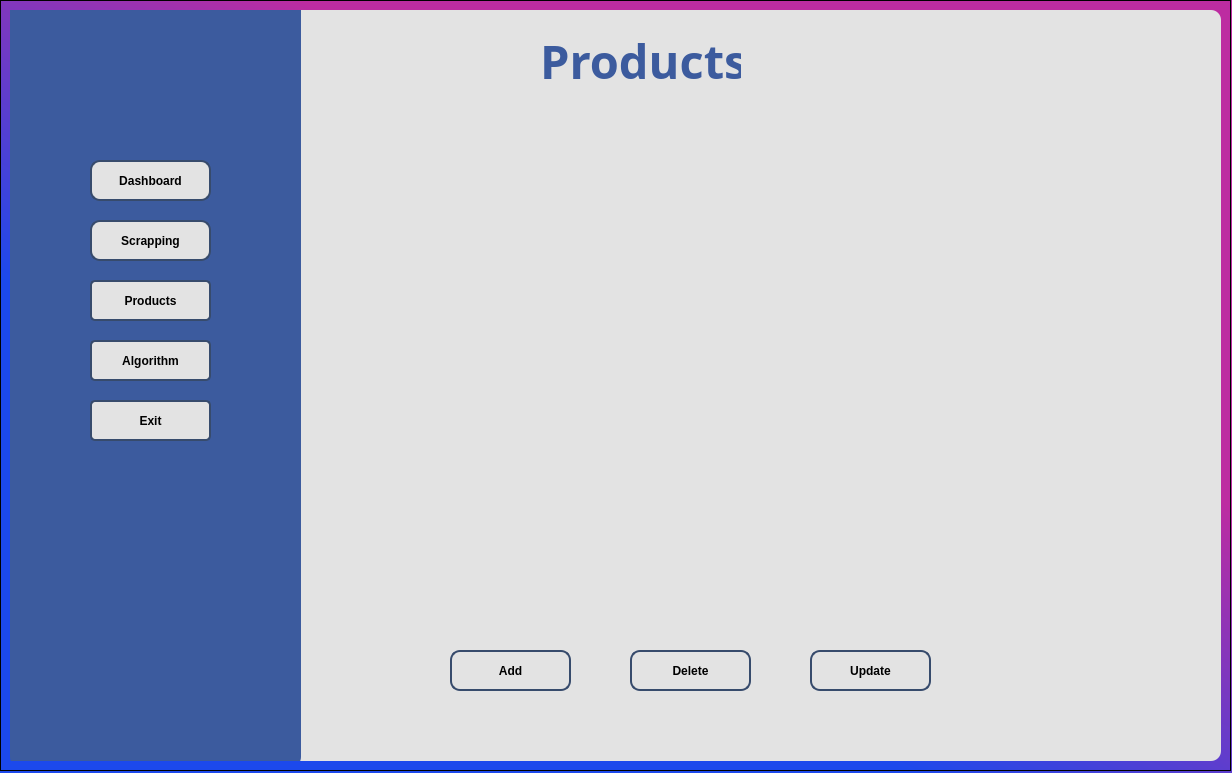
<?xml version="1.0" encoding="UTF-8"?>
<ui version="4.0">
 <class>Form</class>
 <widget class="QWidget" name="Form">
  <property name="geometry">
   <rect>
    <x>0</x>
    <y>0</y>
    <width>1232</width>
    <height>773</height>
   </rect>
  </property>
  <property name="windowTitle">
   <string>Form</string>
  </property>
  <property name="styleSheet">
   <string notr="true">background-color:qlineargradient(spread:pad, x1:0.784091, y1:0.102, x2:0, y2:1, stop:0.232955 rgba(189, 44, 161, 255), stop:0.596591 rgba(28, 73, 236, 255))</string>
  </property>
  <widget class="QFrame" name="frame">
   <property name="geometry">
    <rect>
     <x>0</x>
     <y>0</y>
     <width>1231</width>
     <height>771</height>
    </rect>
   </property>
   <property name="styleSheet">
    <string notr="true">background-color:red;
background-color: qlineargradient(spread:pad, x1:0.784091, y1:0.102, x2:0, y2:1, stop:0.232955 rgba(189, 44, 161, 255), stop:0.596591 rgba(28, 73, 236, 255));</string>
   </property>
   <property name="frameShape">
    <enum>QFrame::StyledPanel</enum>
   </property>
   <property name="frameShadow">
    <enum>QFrame::Raised</enum>
   </property>
   <layout class="QHBoxLayout" name="horizontalLayout">
    <item>
     <widget class="QFrame" name="insideForm">
      <property name="styleSheet">
       <string notr="true">background-color: rgb(227, 227, 227);
border-radius:10px;
</string>
      </property>
      <property name="frameShape">
       <enum>QFrame::NoFrame</enum>
      </property>
      <property name="frameShadow">
       <enum>QFrame::Raised</enum>
      </property>
      <widget class="QFrame" name="menuForm">
       <property name="geometry">
        <rect>
         <x>0</x>
         <y>0</y>
         <width>291</width>
         <height>757</height>
        </rect>
       </property>
       <property name="maximumSize">
        <size>
         <width>300</width>
         <height>16777215</height>
        </size>
       </property>
       <property name="styleSheet">
        <string notr="true">background-color: rgb(60, 91, 158);
border-radius:10px;</string>
       </property>
       <property name="frameShape">
        <enum>QFrame::StyledPanel</enum>
       </property>
       <property name="frameShadow">
        <enum>QFrame::Raised</enum>
       </property>
       <widget class="QLabel" name="logo">
        <property name="geometry">
         <rect>
          <x>-140</x>
          <y>-50</y>
          <width>561</width>
          <height>241</height>
         </rect>
        </property>
        <property name="styleSheet">
         <string notr="true">image: url(:/logo/C:/Users/amadi/Downloads/image-removebg-preview.png);</string>
        </property>
        <property name="text">
         <string/>
        </property>
       </widget>
       <widget class="QPushButton" name="btnAlgoritm">
        <property name="geometry">
         <rect>
          <x>80</x>
          <y>330</y>
          <width>121</width>
          <height>41</height>
         </rect>
        </property>
        <property name="font">
         <font>
          <weight>75</weight>
          <bold>true</bold>
          <underline>false</underline>
          <strikeout>false</strikeout>
         </font>
        </property>
        <property name="cursor">
         <cursorShape>PointingHandCursor</cursorShape>
        </property>
        <property name="styleSheet">
         <string notr="true">background-color: rgb(227, 227, 227);
color: rgb(0, 0, 0);
text-align:center;
padding: 0.8em 1.5em;
border-radious:2px;
text-decoration: none;
font-size: 1em;
border-radius: 5px;
align-item:center;
border:2px solid rgb(55, 75, 108);
font-weight:bold;</string>
        </property>
        <property name="text">
         <string>Algorithm</string>
        </property>
       </widget>
       <widget class="QPushButton" name="btnExit">
        <property name="geometry">
         <rect>
          <x>80</x>
          <y>390</y>
          <width>121</width>
          <height>41</height>
         </rect>
        </property>
        <property name="font">
         <font>
          <weight>75</weight>
          <bold>true</bold>
          <underline>false</underline>
          <strikeout>false</strikeout>
         </font>
        </property>
        <property name="cursor">
         <cursorShape>PointingHandCursor</cursorShape>
        </property>
        <property name="styleSheet">
         <string notr="true">background-color: rgb(227, 227, 227);
color: rgb(0, 0, 0);
text-align:center;
padding: 0.8em 1.5em;
border-radious:2px;
text-decoration: none;
font-size: 1em;
border-radius: 5px;
align-item:center;
border:2px solid rgb(55, 75, 108);
font-weight:bold;</string>
        </property>
        <property name="text">
         <string>Exit</string>
        </property>
       </widget>
       <widget class="QPushButton" name="btnDashboard">
        <property name="geometry">
         <rect>
          <x>80</x>
          <y>150</y>
          <width>121</width>
          <height>41</height>
         </rect>
        </property>
        <property name="font">
         <font>
          <weight>75</weight>
          <bold>true</bold>
          <underline>false</underline>
          <strikeout>false</strikeout>
         </font>
        </property>
        <property name="cursor">
         <cursorShape>PointingHandCursor</cursorShape>
        </property>
        <property name="styleSheet">
         <string notr="true">background-color: rgb(227, 227, 227);
color: rgb(0, 0, 0);
text-align:center;
border:2px solid rgb(55, 75, 108);
padding: 0.8em 1.5em;
border-radious:2px;
text-decoration: none;
font-size: 1em;
border-radius: 10px;
align-item:center;
font-weight:bold;</string>
        </property>
        <property name="text">
         <string>Dashboard</string>
        </property>
       </widget>
       <widget class="QPushButton" name="btnScrapping">
        <property name="geometry">
         <rect>
          <x>80</x>
          <y>210</y>
          <width>121</width>
          <height>41</height>
         </rect>
        </property>
        <property name="font">
         <font>
          <weight>75</weight>
          <bold>true</bold>
          <underline>false</underline>
          <strikeout>false</strikeout>
         </font>
        </property>
        <property name="cursor">
         <cursorShape>PointingHandCursor</cursorShape>
        </property>
        <property name="styleSheet">
         <string notr="true">background-color: rgb(227, 227, 227);
color: rgb(0, 0, 0);
text-align:center;
border:2px solid rgb(55, 75, 108);
padding: 0.8em 1.5em;
border-radious:2px;
text-decoration: none;
font-size: 1em;
border-radius: 10px;
align-item:center;
font-weight:bold;</string>
        </property>
        <property name="text">
         <string>Scrapping</string>
        </property>
       </widget>
       <widget class="QPushButton" name="btnProduct">
        <property name="geometry">
         <rect>
          <x>80</x>
          <y>270</y>
          <width>121</width>
          <height>41</height>
         </rect>
        </property>
        <property name="font">
         <font>
          <weight>75</weight>
          <bold>true</bold>
          <underline>false</underline>
          <strikeout>false</strikeout>
         </font>
        </property>
        <property name="cursor">
         <cursorShape>PointingHandCursor</cursorShape>
        </property>
        <property name="styleSheet">
         <string notr="true">background-color: rgb(227, 227, 227);
color: rgb(0, 0, 0);
text-align:center;
padding: 0.8em 1.5em;
border-radious:2px;
text-decoration: none;
font-size: 1em;
border-radius: 5px;
align-item:center;
border:2px solid rgb(55, 75, 108);
font-weight:bold;</string>
        </property>
        <property name="text">
         <string>Products</string>
        </property>
       </widget>
       <zorder>logo</zorder>
       <zorder>btnAlgoritm</zorder>
       <zorder>btnExit</zorder>
       <zorder>btnScrapping</zorder>
       <zorder>btnProduct</zorder>
       <zorder>btnDashboard</zorder>
      </widget>
      <widget class="QLabel" name="label">
       <property name="geometry">
        <rect>
         <x>530</x>
         <y>10</y>
         <width>201</width>
         <height>81</height>
        </rect>
       </property>
       <property name="font">
        <font>
         <family>Arial Black</family>
         <pointsize>35</pointsize>
         <weight>75</weight>
         <italic>false</italic>
         <bold>true</bold>
         <underline>false</underline>
        </font>
       </property>
       <property name="styleSheet">
        <string notr="true">color: rgb(60, 91, 158);</string>
       </property>
       <property name="text">
        <string>Products</string>
       </property>
      </widget>
      <widget class="QPushButton" name="btnDelete">
       <property name="geometry">
        <rect>
         <x>620</x>
         <y>640</y>
         <width>121</width>
         <height>41</height>
        </rect>
       </property>
       <property name="font">
        <font>
         <weight>75</weight>
         <bold>true</bold>
         <underline>false</underline>
         <strikeout>false</strikeout>
        </font>
       </property>
       <property name="cursor">
        <cursorShape>PointingHandCursor</cursorShape>
       </property>
       <property name="styleSheet">
        <string notr="true">background-color: rgb(227, 227, 227);
color: rgb(0, 0, 0);
text-align:center;
border:2px solid rgb(55, 75, 108);
padding: 0.8em 1.5em;
border-radious:2px;
text-decoration: none;
font-size: 1em;
border-radius: 10px;
align-item:center;
font-weight:bold;</string>
       </property>
       <property name="text">
        <string>Delete</string>
       </property>
      </widget>
      <widget class="QPushButton" name="btnAdd">
       <property name="geometry">
        <rect>
         <x>440</x>
         <y>640</y>
         <width>121</width>
         <height>41</height>
        </rect>
       </property>
       <property name="font">
        <font>
         <weight>75</weight>
         <bold>true</bold>
         <underline>false</underline>
         <strikeout>false</strikeout>
        </font>
       </property>
       <property name="cursor">
        <cursorShape>PointingHandCursor</cursorShape>
       </property>
       <property name="styleSheet">
        <string notr="true">background-color: rgb(227, 227, 227);
color: rgb(0, 0, 0);
text-align:center;
border:2px solid rgb(55, 75, 108);
padding: 0.8em 1.5em;
border-radious:2px;
text-decoration: none;
font-size: 1em;
border-radius: 10px;
align-item:center;
font-weight:bold;</string>
       </property>
       <property name="text">
        <string>Add</string>
       </property>
      </widget>
      <widget class="QPushButton" name="btnupdate">
       <property name="geometry">
        <rect>
         <x>800</x>
         <y>640</y>
         <width>121</width>
         <height>41</height>
        </rect>
       </property>
       <property name="font">
        <font>
         <weight>75</weight>
         <bold>true</bold>
         <underline>false</underline>
         <strikeout>false</strikeout>
        </font>
       </property>
       <property name="cursor">
        <cursorShape>PointingHandCursor</cursorShape>
       </property>
       <property name="styleSheet">
        <string notr="true">background-color: rgb(227, 227, 227);
color: rgb(0, 0, 0);
text-align:center;
border:2px solid rgb(55, 75, 108);
padding: 0.8em 1.5em;
border-radious:2px;
text-decoration: none;
font-size: 1em;
border-radius: 10px;
align-item:center;
font-weight:bold;</string>
       </property>
       <property name="text">
        <string>Update</string>
       </property>
      </widget>
      <widget class="QTableWidget" name="tableWidget">
       <property name="geometry">
        <rect>
         <x>320</x>
         <y>150</y>
         <width>851</width>
         <height>431</height>
        </rect>
       </property>
      </widget>
     </widget>
    </item>
   </layout>
  </widget>
 </widget>
 <resources>
  <include location="resources/resources.qrc"/>
 </resources>
 <connections/>
</ui>
